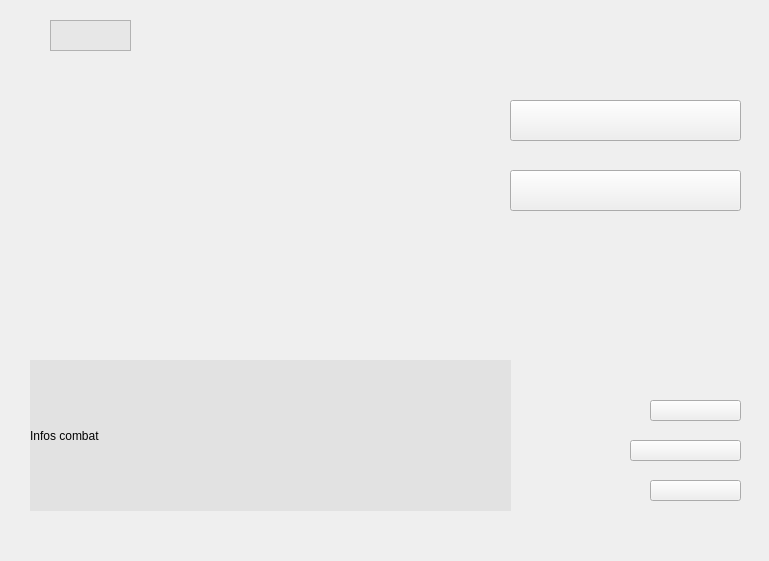
<?xml version="1.0" encoding="UTF-8"?>
<ui version="4.0">
 <class>Form</class>
 <widget class="QWidget" name="Form">
  <property name="geometry">
   <rect>
    <x>0</x>
    <y>0</y>
    <width>769</width>
    <height>561</height>
   </rect>
  </property>
  <property name="windowTitle">
   <string>Form</string>
  </property>
  <widget class="QLabel" name="label">
   <property name="geometry">
    <rect>
     <x>-10</x>
     <y>0</y>
     <width>771</width>
     <height>551</height>
    </rect>
   </property>
   <property name="text">
    <string/>
   </property>
   <property name="pixmap">
    <pixmap>../../../pokemon/Galerie.jpg</pixmap>
   </property>
   <property name="scaledContents">
    <bool>true</bool>
   </property>
  </widget>
  <widget class="QPushButton" name="pushButton">
   <property name="geometry">
    <rect>
     <x>650</x>
     <y>480</y>
     <width>91</width>
     <height>21</height>
    </rect>
   </property>
   <property name="text">
    <string/>
   </property>
   <property name="icon">
    <iconset>
     <normaloff>../../../pokemon/bouton fuite 4.png</normaloff>../../../pokemon/bouton fuite 4.png</iconset>
   </property>
   <property name="iconSize">
    <size>
     <width>96</width>
     <height>56</height>
    </size>
   </property>
  </widget>
  <widget class="QPushButton" name="pushButton_2">
   <property name="geometry">
    <rect>
     <x>630</x>
     <y>440</y>
     <width>111</width>
     <height>21</height>
    </rect>
   </property>
   <property name="text">
    <string/>
   </property>
   <property name="icon">
    <iconset>
     <normaloff>Images 2/bouton_changement_2.PNG</normaloff>Images 2/bouton_changement_2.PNG</iconset>
   </property>
   <property name="iconSize">
    <size>
     <width>117</width>
     <height>212</height>
    </size>
   </property>
  </widget>
  <widget class="QPushButton" name="pushButton_3">
   <property name="geometry">
    <rect>
     <x>650</x>
     <y>400</y>
     <width>91</width>
     <height>21</height>
    </rect>
   </property>
   <property name="text">
    <string/>
   </property>
   <property name="icon">
    <iconset>
     <normaloff>../../../pokemon/bouton petit attaque .png</normaloff>../../../pokemon/bouton petit attaque .png</iconset>
   </property>
   <property name="iconSize">
    <size>
     <width>95</width>
     <height>50</height>
    </size>
   </property>
  </widget>
  <widget class="QPushButton" name="pushButton_4">
   <property name="geometry">
    <rect>
     <x>510</x>
     <y>100</y>
     <width>231</width>
     <height>41</height>
    </rect>
   </property>
   <property name="text">
    <string/>
   </property>
   <property name="icon">
    <iconset>
     <normaloff>../../../pokemon/bouton attaque spéciale 4.png</normaloff>../../../pokemon/bouton attaque spéciale 4.png</iconset>
   </property>
   <property name="iconSize">
    <size>
     <width>230</width>
     <height>70</height>
    </size>
   </property>
  </widget>
  <widget class="QPushButton" name="pushButton_5">
   <property name="geometry">
    <rect>
     <x>510</x>
     <y>170</y>
     <width>231</width>
     <height>41</height>
    </rect>
   </property>
   <property name="text">
    <string/>
   </property>
   <property name="icon">
    <iconset>
     <normaloff>../../../pokemon/bouton attaque neutre 4.png</normaloff>../../../pokemon/bouton attaque neutre 4.png</iconset>
   </property>
   <property name="iconSize">
    <size>
     <width>230</width>
     <height>70</height>
    </size>
   </property>
  </widget>
  <widget class="QTextBrowser" name="textBrowser">
   <property name="geometry">
    <rect>
     <x>50</x>
     <y>20</y>
     <width>81</width>
     <height>31</height>
    </rect>
   </property>
   <property name="styleSheet">
    <string notr="true">background-color: rgb(231, 231, 231);</string>
   </property>
  </widget>
  <widget class="QLabel" name="label_2">
   <property name="geometry">
    <rect>
     <x>30</x>
     <y>360</y>
     <width>481</width>
     <height>151</height>
    </rect>
   </property>
   <property name="styleSheet">
    <string notr="true">background-color: rgb(226, 226, 226);</string>
   </property>
   <property name="text">
    <string>Infos combat</string>
   </property>
  </widget>
 </widget>
 <resources/>
 <connections/>
</ui>
